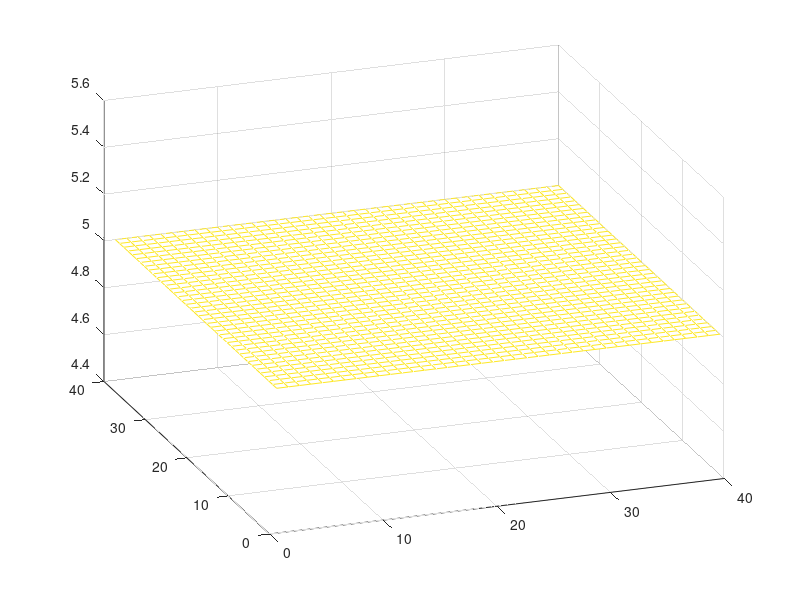

The MATLAB source for this figure: (Note: this script raises an error after producing the figure.)
function test_rotate()
    figure;
   % h = surf(peaks(40));
   m = zeros(40,40);
   m(1:end,1:end) = 5;
   h = mesh(1:40,1:40,m);
    view(-20,30)
    t = hgtransform;
    set(h,'Parent',t);
    
    ry_angle = -30*pi/180; % Convert to radians
    Ry = makehgtform('yrotate',ry_angle);
    rx_angle = 30*pi/180; % Convert to radians
    Rx = makehgtform('xrotate',rx_angle);
    set(t,'Matrix',Ry*Rx);
    
    Tx1 = makehgtform('translate',[-20 0 0]);
    Tx2 = makehgtform('translate',[20 0 0]);
    set(t,'Matrix',Tx2*Ry*Tx1)
    ax = get(gca,'userdata');
    b = 1;
    
    
